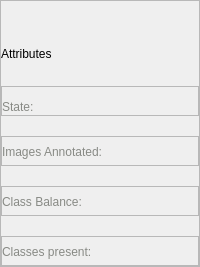
                  <widget class="QFrame" name="attributeFrame">
                   <property name="sizePolicy">
                    <sizepolicy hsizetype="Preferred" vsizetype="Expanding">
                     <horstretch>0</horstretch>
                     <verstretch>0</verstretch>
                    </sizepolicy>
                   </property>
                   <property name="frameShape">
                    <enum>QFrame::StyledPanel</enum>
                   </property>
                   <property name="frameShadow">
                    <enum>QFrame::Raised</enum>
                   </property>
                   <layout class="QVBoxLayout" name="verticalLayout_34">
                    <property name="spacing">
                     <number>20</number>
                    </property>
                    <property name="leftMargin">
                     <number>0</number>
                    </property>
                    <property name="topMargin">
                     <number>0</number>
                    </property>
                    <property name="rightMargin">
                     <number>0</number>
                    </property>
                    <property name="bottomMargin">
                     <number>0</number>
                    </property>
                    <item>
                     <spacer name="verticalSpacer_15">
                      <property name="orientation">
                       <enum>Qt::Vertical</enum>
                      </property>
                      <property name="sizeHint" stdset="0">
                       <size>
                        <width>20</width>
                        <height>40</height>
                       </size>
                      </property>
                     </spacer>
                    </item>
                    <item>
                     <widget class="QLabel" name="attributesLbl_2">
                      <property name="minimumSize">
                       <size>
                        <width>0</width>
                        <height>25</height>
                       </size>
                      </property>
                      <property name="maximumSize">
                       <size>
                        <width>16777215</width>
                        <height>50</height>
                       </size>
                      </property>
                      <property name="styleSheet">
                       <string notr="true">font: 75 bold 14pt &quot;Gotham Rounded&quot;;
</string>
                      </property>
                      <property name="text">
                       <string>Attributes</string>
                      </property>
                     </widget>
                    </item>
                    <item>
                     <widget class="QFrame" name="stateFrame_2">
                      <property name="minimumSize">
                       <size>
                        <width>0</width>
                        <height>30</height>
                       </size>
                      </property>
                      <property name="maximumSize">
                       <size>
                        <width>16777215</width>
                        <height>30</height>
                       </size>
                      </property>
                      <property name="frameShape">
                       <enum>QFrame::StyledPanel</enum>
                      </property>
                      <property name="frameShadow">
                       <enum>QFrame::Raised</enum>
                      </property>
                      <layout class="QHBoxLayout" name="horizontalLayout_37">
                       <property name="leftMargin">
                        <number>0</number>
                       </property>
                       <property name="topMargin">
                        <number>5</number>
                       </property>
                       <property name="rightMargin">
                        <number>0</number>
                       </property>
                       <property name="bottomMargin">
                        <number>0</number>
                       </property>
                       <item>
                        <widget class="QLabel" name="stateLbl_2">
                         <property name="minimumSize">
                          <size>
                           <width>0</width>
                           <height>30</height>
                          </size>
                         </property>
                         <property name="maximumSize">
                          <size>
                           <width>16777215</width>
                           <height>16777215</height>
                          </size>
                         </property>
                         <property name="styleSheet">
                          <string notr="true">font: 75 bold 12pt &quot;Gotham Rounded&quot;;
color: rgb(136, 138, 133);</string>
                         </property>
                         <property name="text">
                          <string>State:</string>
                         </property>
                        </widget>
                       </item>
                       <item>
                        <widget class="QFrame" name="stateInfoFrame">
                         <property name="minimumSize">
                          <size>
                           <width>0</width>
                           <height>30</height>
                          </size>
                         </property>
                         <property name="frameShape">
                          <enum>QFrame::StyledPanel</enum>
                         </property>
                         <property name="frameShadow">
                          <enum>QFrame::Raised</enum>
                         </property>
                        </widget>
                       </item>
                       <item>
                        <spacer name="horizontalSpacer_25">
                         <property name="orientation">
                          <enum>Qt::Horizontal</enum>
                         </property>
                         <property name="sizeHint" stdset="0">
                          <size>
                           <width>40</width>
                           <height>20</height>
                          </size>
                         </property>
                        </spacer>
                       </item>
                      </layout>
                     </widget>
                    </item>
                    <item>
                     <widget class="QFrame" name="annotatedImagesFrame_2">
                      <property name="minimumSize">
                       <size>
                        <width>0</width>
                        <height>30</height>
                       </size>
                      </property>
                      <property name="maximumSize">
                       <size>
                        <width>16777215</width>
                        <height>30</height>
                       </size>
                      </property>
                      <property name="frameShape">
                       <enum>QFrame::StyledPanel</enum>
                      </property>
                      <property name="frameShadow">
                       <enum>QFrame::Raised</enum>
                      </property>
                      <layout class="QHBoxLayout" name="horizontalLayout_39">
                       <property name="leftMargin">
                        <number>0</number>
                       </property>
                       <property name="topMargin">
                        <number>0</number>
                       </property>
                       <property name="rightMargin">
                        <number>0</number>
                       </property>
                       <property name="bottomMargin">
                        <number>0</number>
                       </property>
                       <item>
                        <widget class="QLabel" name="annotatedImagesLbl_2">
                         <property name="minimumSize">
                          <size>
                           <width>0</width>
                           <height>30</height>
                          </size>
                         </property>
                         <property name="maximumSize">
                          <size>
                           <width>16777215</width>
                           <height>16777215</height>
                          </size>
                         </property>
                         <property name="styleSheet">
                          <string notr="true">font: 75 bold 12pt &quot;Gotham Rounded&quot;;
color: rgb(136, 138, 133);</string>
                         </property>
                         <property name="text">
                          <string>Images Annotated:</string>
                         </property>
                        </widget>
                       </item>
                       <item>
                        <widget class="QFrame" name="imagesAnnoInfoFrame">
                         <property name="minimumSize">
                          <size>
                           <width>0</width>
                           <height>30</height>
                          </size>
                         </property>
                         <property name="frameShape">
                          <enum>QFrame::StyledPanel</enum>
                         </property>
                         <property name="frameShadow">
                          <enum>QFrame::Raised</enum>
                         </property>
                        </widget>
                       </item>
                       <item>
                        <spacer name="horizontalSpacer_26">
                         <property name="orientation">
                          <enum>Qt::Horizontal</enum>
                         </property>
                         <property name="sizeHint" stdset="0">
                          <size>
                           <width>40</width>
                           <height>20</height>
                          </size>
                         </property>
                        </spacer>
                       </item>
                      </layout>
                     </widget>
                    </item>
                    <item>
                     <widget class="QFrame" name="classImbalanceFrame_2">
                      <property name="minimumSize">
                       <size>
                        <width>0</width>
                        <height>30</height>
                       </size>
                      </property>
                      <property name="maximumSize">
                       <size>
                        <width>16777215</width>
                        <height>30</height>
                       </size>
                      </property>
                      <property name="frameShape">
                       <enum>QFrame::StyledPanel</enum>
                      </property>
                      <property name="frameShadow">
                       <enum>QFrame::Raised</enum>
                      </property>
                      <layout class="QHBoxLayout" name="horizontalLayout_40">
                       <property name="leftMargin">
                        <number>0</number>
                       </property>
                       <property name="topMargin">
                        <number>0</number>
                       </property>
                       <property name="rightMargin">
                        <number>0</number>
                       </property>
                       <property name="bottomMargin">
                        <number>0</number>
                       </property>
                       <item>
                        <widget class="QLabel" name="classImbalanceLbl_2">
                         <property name="minimumSize">
                          <size>
                           <width>0</width>
                           <height>30</height>
                          </size>
                         </property>
                         <property name="maximumSize">
                          <size>
                           <width>16777215</width>
                           <height>16777215</height>
                          </size>
                         </property>
                         <property name="styleSheet">
                          <string notr="true">font: 75 bold 12pt &quot;Gotham Rounded&quot;;
color: rgb(136, 138, 133);</string>
                         </property>
                         <property name="text">
                          <string>Class Balance:</string>
                         </property>
                        </widget>
                       </item>
                       <item>
                        <widget class="QFrame" name="classImbalInforFrame">
                         <property name="minimumSize">
                          <size>
                           <width>0</width>
                           <height>30</height>
                          </size>
                         </property>
                         <property name="frameShape">
                          <enum>QFrame::StyledPanel</enum>
                         </property>
                         <property name="frameShadow">
                          <enum>QFrame::Raised</enum>
                         </property>
                        </widget>
                       </item>
                       <item>
                        <spacer name="horizontalSpacer_27">
                         <property name="orientation">
                          <enum>Qt::Horizontal</enum>
                         </property>
                         <property name="sizeHint" stdset="0">
                          <size>
                           <width>40</width>
                           <height>20</height>
                          </size>
                         </property>
                        </spacer>
                       </item>
                      </layout>
                     </widget>
                    </item>
                    <item>
                     <widget class="QFrame" name="classInfoMLFrame_2">
                      <property name="minimumSize">
                       <size>
                        <width>0</width>
                        <height>30</height>
                       </size>
                      </property>
                      <property name="maximumSize">
                       <size>
                        <width>16777215</width>
                        <height>30</height>
                       </size>
                      </property>
                      <property name="frameShape">
                       <enum>QFrame::StyledPanel</enum>
                      </property>
                      <property name="frameShadow">
                       <enum>QFrame::Raised</enum>
                      </property>
                      <layout class="QHBoxLayout" name="horizontalLayout_41">
                       <property name="spacing">
                        <number>20</number>
                       </property>
                       <property name="leftMargin">
                        <number>0</number>
                       </property>
                       <property name="topMargin">
                        <number>0</number>
                       </property>
                       <property name="rightMargin">
                        <number>0</number>
                       </property>
                       <property name="bottomMargin">
                        <number>0</number>
                       </property>
                       <item>
                        <widget class="QLabel" name="classInfoLbl_2">
                         <property name="minimumSize">
                          <size>
                           <width>0</width>
                           <height>30</height>
                          </size>
                         </property>
                         <property name="maximumSize">
                          <size>
                           <width>16777215</width>
                           <height>30</height>
                          </size>
                         </property>
                         <property name="styleSheet">
                          <string notr="true">font: 75 bold 12pt &quot;Gotham Rounded&quot;;
color: rgb(136, 138, 133);</string>
                         </property>
                         <property name="text">
                          <string>Classes present:</string>
                         </property>
                         <property name="alignment">
                          <set>Qt::AlignLeading|Qt::AlignLeft|Qt::AlignVCenter</set>
                         </property>
                        </widget>
                       </item>
                      </layout>
                     </widget>
                    </item>
                   </layout>
                  </widget>
